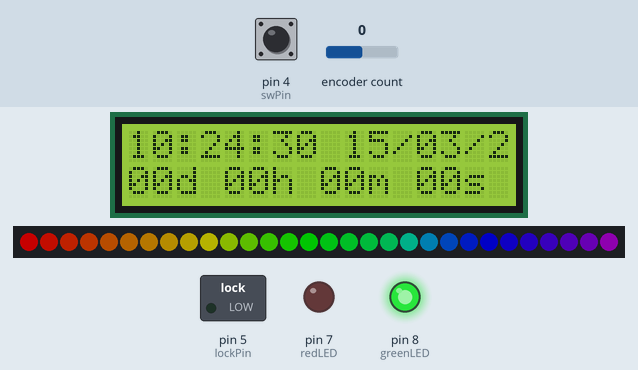
This sketch was run on a simulated Arduino Uno, built with avr-gcc and run on an emulated ATmega328P. Parts: 16×2 character LCD, 30 RGB LEDs in strip order, left to right, switched loads named in the sketch (green lamp = pin HIGH), output pins drawn as LEDs (lit = HIGH). Dashed ring = blinking. The inputs (shaded band) are chosen by the test bench; at power-on: pin 4 (swPin) HIGH, encoder count 0. Dim RGB values are drawn brighter than linear; the local clock reads 2024-03-15 10:24:30 at power-on unless the sketch sets it; what the sketch prints to the serial monitor is not drawn.

Above: at 1.2 s.
1.3 s: pin 4 (swPin) pulled LOW for 3.2 s
At 4.9 s:
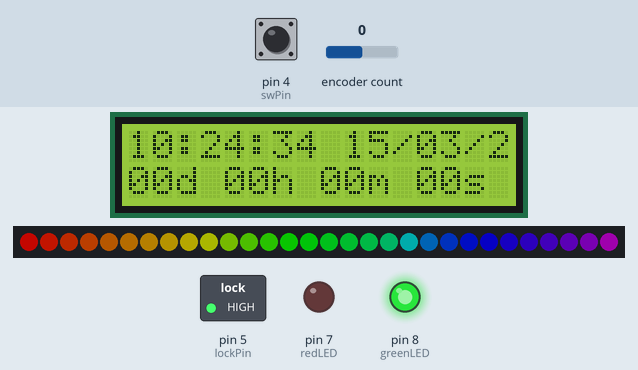
6.0 s: pin 4 (swPin) pulled LOW for 1 s
At 8.2 s:
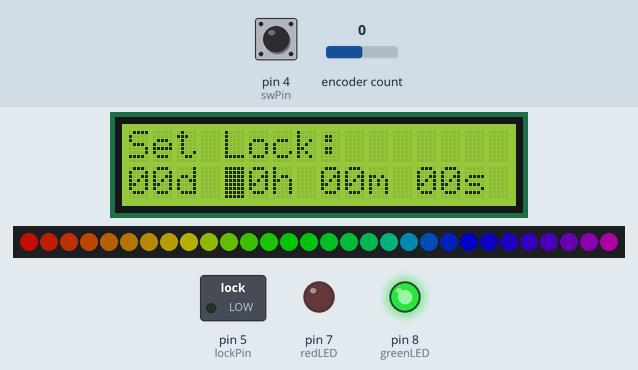
8.5 s: encoder count set to 1
12.8 s: pin 4 (swPin) pulled LOW for 3.2 s
At 16.7 s:
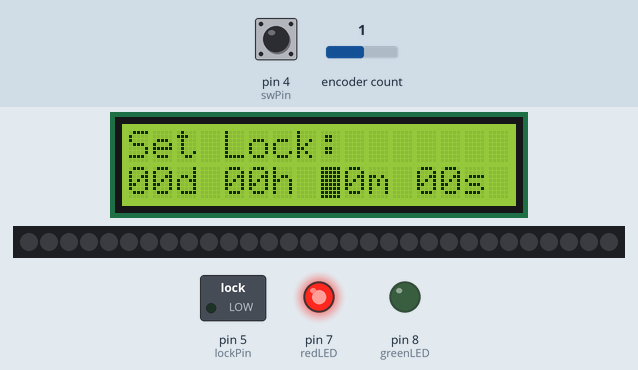
17.5 s: pin 4 (swPin) pulled LOW for 1 s
At 20.4 s:
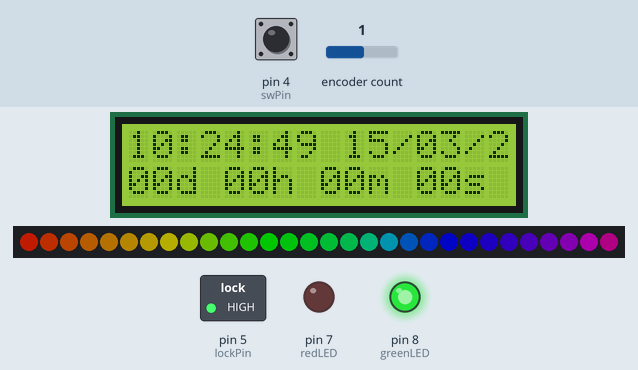
22.2 s: pin 4 (swPin) pulled LOW for 1 s
At 24.2 s:
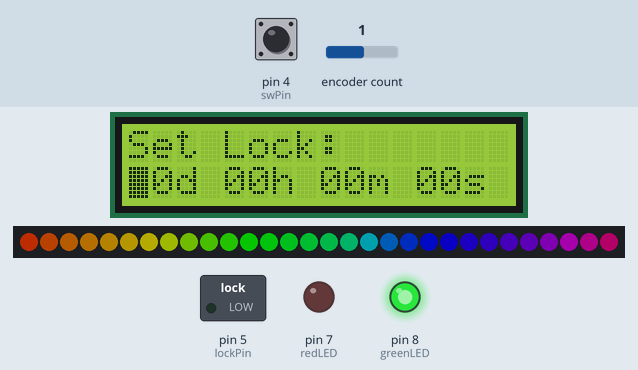
Timing chart, 0 to 25.7 s (numbered marks = the images above; inputs shaded):
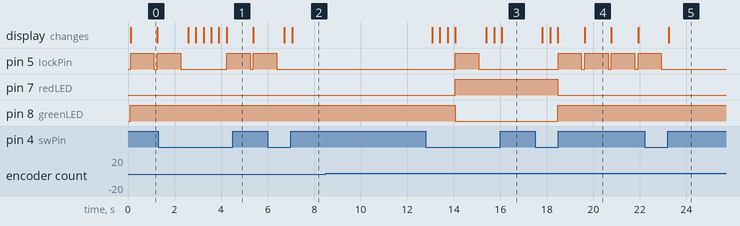

The sketch:

prototype-4.ino
```cpp
#include <Wire.h>
#include <LiquidCrystal_I2C.h>
#include <RTClib.h>
#include <Encoder.h>
#include <FastLED.h>

// LED Strip setup
FASTLED_USING_NAMESPACE
#define DATA_PIN    6
#define LED_TYPE    WS2811
#define COLOR_ORDER GRB
#define NUM_LEDS    30
CRGB leds[NUM_LEDS];
#define BRIGHTNESS          96
#define FRAMES_PER_SECOND  120
uint8_t gHue = 0;
int ledStripState = 0;

// LCD and RTC setup
LiquidCrystal_I2C lcd(0x27, 16, 2);
RTC_DS3231 RTC;

// lock
const int lockPin = 5;

// Temporary variables for setting new time
int targetDay; // = targetDay;
int targetHour; // = targetHour;
int targetMinute; // = targetMinute;
int targetSeconds; // = targetSeconds;

DateTime target;  // Fixed target DateTime

// Status Leds
const int redLED = 7;
const int greenLED = 8;

// Open lid button
const int lidButton = 10;
int lidState = 0;

// Rotary-Encoder pins
const int clkPin = 2;
const int dtPin = 3;
const int swPin = 4;

// Rotary Encoder using Encoder library
Encoder myEncoder(clkPin, dtPin);

// Rotary Encoder state
long lastPosition = -999;
int buttonState;

// Set mode variables
int setMode = 0;  // 0: Normal countdown mode, 1: Setting time mode, 2: Lock confirmation mode
int selectedField = 0;  // Tracks which part of the time (days, hours, minutes, seconds) is being adjusted
int lockSelection = 0;  // 0 for "Yes", 1 for "No"

void setup() {
  lcd.init();
  lcd.backlight();

  Serial.begin(9600);
  Wire.begin();
  RTC.begin();
  //RTC.adjust(DateTime(__DATE__, __TIME__)); // Resets RTC, leave out to maintain chips time

  pinMode(redLED, OUTPUT);
  pinMode(greenLED, OUTPUT);
  pinMode(lockPin, OUTPUT);
  pinMode(lidButton, INPUT);
  pinMode(swPin, INPUT_PULLUP);

  // Set default target to 00d 00h 00m 00s from now
  DateTime now = RTC.now();
  target = now + TimeSpan(0, 0, 0, 0);

  // tell FastLED about the LED strip configuration
  FastLED.addLeds<LED_TYPE,DATA_PIN,COLOR_ORDER>(leds, NUM_LEDS).setCorrection(TypicalLEDStrip);
  FastLED.setBrightness(BRIGHTNESS);
}

void loop() {
  DateTime now = RTC.now();

  handleEncoder(now);

  if (setMode == 0) {
    displayCurrentTime(now); // Normal countdown mode
    checkCountdown(now);

  } else if (setMode == 1) {
    setTargetTime();  // Set timer mode

  } else if (setMode == 2) {
    confirmLockBox(); // Confirmation mode: Lock box?
  }
  delay(100);
}

void handleEncoder(DateTime now) {
  long newPosition = myEncoder.read();

  if (newPosition != lastPosition) {

    if (newPosition > lastPosition) {

      if (setMode == 1) {
        adjustTargetTime(-1);

      } else if (setMode == 2) {
        lockSelection = 0;  // "Yes"
      }
    } else if (newPosition < lastPosition) {

      if (setMode == 1) {
        adjustTargetTime(1);

      } else if (setMode == 2) {
        lockSelection = 1;  // "No"
      }
    }
    lastPosition = newPosition;
  }


  if (digitalRead(swPin) == LOW) {
    delay(200); // Button debounce, perhaps not nessecary now using library ...............................................................

    if (setMode == 0) { // Enter set time mode
      setMode = 1;
      selectedField = 0;  // Start by adjusting days
    } else if (setMode == 1) {
      selectedField++; // Move to the next field (days -> hours -> minutes -> seconds)
      if (selectedField > 3) {
        setMode = 2;  // Go to lock confirmation screen
      }
    } else if (setMode == 2) { // Lock confirmation

      if (lockSelection == 0) {
        // "Yes" selected, update the target time with new values
        DateTime now = RTC.now();
        target = now + TimeSpan(targetDay, targetHour, targetMinute, targetSeconds);
        setMode = 0; // Return to normal countdown mode
      } else {
        // "No" selected, go back to time setting mode
        setMode = 1;
        selectedField = 0;
      }
    }
  }
}

void adjustTargetTime(int direction) {
  switch (selectedField) {
    case 0:
      targetDay += direction;
      if (targetDay < 0) targetDay = 0;  // Prevent negative days
      break;
    case 1:
      targetHour += direction;
      if (targetHour < 0) targetHour = 0;  // Prevent negative hours
      break;
    case 2:
      targetMinute += direction;
      if (targetMinute < 0) targetMinute = 0;  // Prevent negative minutes
      break;
    case 3:
      targetSeconds += direction;
      if (targetSeconds < 0) targetSeconds = 0;  // Prevent negative seconds
      break;
  }
  lcd.blink();
}

void setTargetTime() {
  lcd.clear();
  lcd.print("Set Lock:");
  // Display the time values currently being set
  char timeBuffer[16];
  sprintf(timeBuffer, "%02dd %02dh %02dm %02ds", targetDay, targetHour, targetMinute, targetSeconds);
  lcd.setCursor(0, 1);
  lcd.print(timeBuffer);
  lcd.setCursor(selectedField * 4, 1);  // Position cursor under the current field
  lcd.blink();
}

void confirmLockBox() {
  lcd.clear();
  lcd.print("Lock Box?");
  lcd.setCursor(0, 1);
  lcd.blink_off();

  if (lockSelection == 0) {
    lcd.print(" >Yes   No");
  } else {
    lcd.print("  Yes  >No");
  }
}

void displayCurrentTime(DateTime now) {
  char dateBuffer[16];
  sprintf(dateBuffer, "%02u:%02u:%02u %02u/%02u/%02u", now.hour(), now.minute(), now.second(), now.day(), now.month(), now.year() % 100);
  lcd.setCursor(0, 0);
  lcd.print(dateBuffer);
}

void checkCountdown(DateTime now) {
  TimeSpan remaining = target - now;

  if (remaining.totalseconds() > 0) {
    char countDownBuffer[16];
    sprintf(countDownBuffer, "%02ud %02uh %02um %02us", remaining.days(), remaining.hours(), remaining.minutes(), remaining.seconds());
    lcd.setCursor(0, 1);
    lcd.print(countDownBuffer);
    lockBox();

  } else {
    unlockBox();
  }
}

void lockBox() {
  digitalWrite(redLED, HIGH);
  digitalWrite(greenLED, LOW);
  lcd.blink_off();
  ledStripOff();
  cycleLock();
}

void unlockBox() {
  digitalWrite(redLED, LOW);
  digitalWrite(greenLED, HIGH);
  lcd.setCursor(0, 1);
  lcd.print("00d 00h 00m 00s");
  lcd.blink_off();
  ledStripOn();
  cycleLock();
}

void ledStripOn() {
  Serial.println("LED strip on");
  fill_rainbow( leds, NUM_LEDS, gHue, 7);
  FastLED.delay(1000/FRAMES_PER_SECOND);
  EVERY_N_MILLISECONDS(5) { gHue += 3; };
  FastLED.show();
  ledStripState = 1;
}

void ledStripOff() {
  if (ledStripState == 1) {
    fill_solid(leds, NUM_LEDS, CRGB::Black);
    FastLED.show();
  }
  ledStripState = 0;
}

void cycleLock() {
  digitalWrite(lockPin, HIGH);
  delay(1000);
  digitalWrite(lockPin, LOW);
}
```

Measured:
- after the input at 1.3 s, the display: first changes after 1.3 s (image 1 shows a later state)
- after the input at 6.0 s, pin 5 (lockPin): goes on until 6.4 s, then stays LOW; the display: first changes after 0.72 s (image 2 shows a later state)
- after the input at 8.5 s, every drawn part: stays the same
- after the input at 12.8 s, pin 5 (lockPin): LOW → HIGH after 1.3 s, → LOW 1.0 s later; pin 7 (redLED): LOW → HIGH after 1.3 s; pin 8 (greenLED): HIGH → LOW after 1.3 s; the display: first changes after 0.28 s (image 3 shows a later state)
- after the input at 17.5 s, pin 5 (lockPin): alternates HIGH for 1.0 s and LOW for 0.15 s, starting after 0.98 s; pin 7 (redLED): HIGH → LOW after 0.96 s; pin 8 (greenLED): LOW → HIGH after 0.96 s; the display: first changes after 0.31 s (image 4 shows a later state)
- after the input at 22.2 s, pin 5 (lockPin): goes on until 22.9 s, then stays LOW; the display: changes after 1.0 s (image 5)
- what the display in image 0 shows lasts 1.2 s, from 0.1 s to 1.3 s
